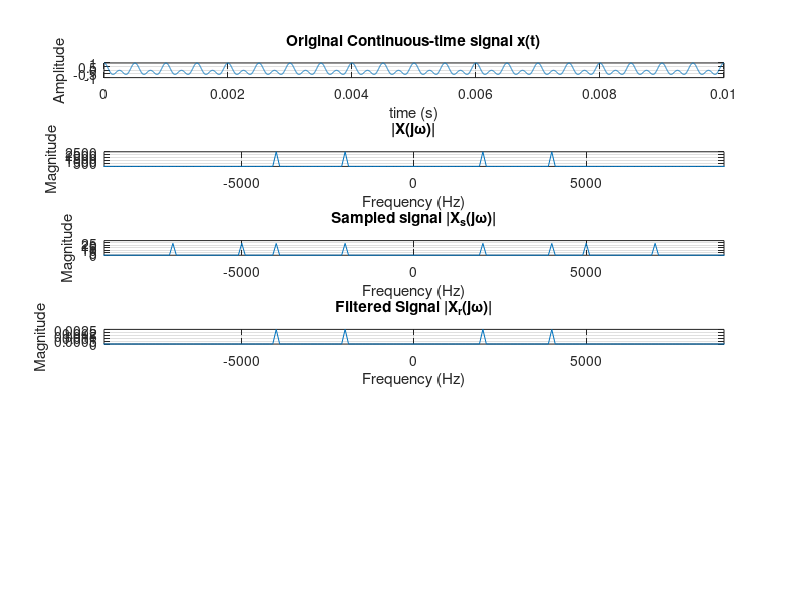

Here is the MATLAB script that generated this plot: (Note: this script raises an error after producing the figure.)
clear all
%% Declare Variables
Trep = 1e-6;
t = [0:Trep:0.01];
ftone = 1000;
fs = ftone * 9;
Ts = 1/fs;

xt = cos(2*pi*ftone*t) .* cos(2*pi*3*ftone*t);
%% Continuous Signal
subplot(6,1,1);
plot(t, xt);grid
xlabel("time (s)");
ylabel("Amplitude");
title('Original Continuous-time signal x(t)');

%% Fourier Transfrom
Xjw = fft(xt);
Xjw = fftshift(Xjw);
faxis = linspace(-1/Trep/2,1/Trep/2,length(Xjw));
subplot(6,1,2);
plot(faxis, abs(Xjw));grid
axis([-fs fs -inf inf])
xlabel("Frequency (Hz)");
ylabel("Magnitude")
title('|X(j\omega)|');


%% Impulse train
y = zeros(size(t));
y(1:1/(fs*Trep):end) = 1;

%Xs(t)
xs = xt .* y;

%% Fourier transform of Xs
Xsjw = fft(xs, length(t));
Xsjw = fftshift(Xsjw);
Xsjw(find(abs(Xsjw) < 2)) = 0; 

subplot(6,1,3);
plot(faxis, abs(Xsjw));grid
axis([-fs fs -inf inf]);
xlabel("Frequency (Hz)");
ylabel("Magnitude");
title('Sampled signal |X_s(j\omega)|');

%% Filtered signal low pass filter
Hr = Ts * (abs(2 * pi * faxis) < (pi/Ts));

% Hr = zeros(1, length(faxis));
% 
% for i = 1:length(faxis)
%   if abs(2 * pi * faxis(i)) < (pi / Ts)
%     Hr(i) = Ts;
%   end
% end

Xrjw =  Xsjw .* Hr;

subplot(6,1,4);
plot(faxis, abs(Xrjw));grid
axis([-fs fs -inf inf]);
xlabel("Frequency (Hz)");
ylabel("Magnitude");
title('Filtered Signal |X_r(j\omega)|');

%% Reconstructed signal
xrt = Inv_Fourier(Xrjw);

xrt=max(xt)/max(xrt)*xrt;

subplot(6,1,5);
plot(t, xrt); grid
xlabel("Time (s)");
ylabel("Amplitude");
title('Reconstructed signal x_r(t)');

subplot(6,1,6);
plot(t,xt, '-r', t, xrt, '-c');grid
xlabel("Time (s)");
ylabel("Amplitude");
legend('Original Signal x(t)', 'Reconstructed Signal x_r(t)')
title('Original Signal x(t) & Reconstructed signal x_r(t)');

